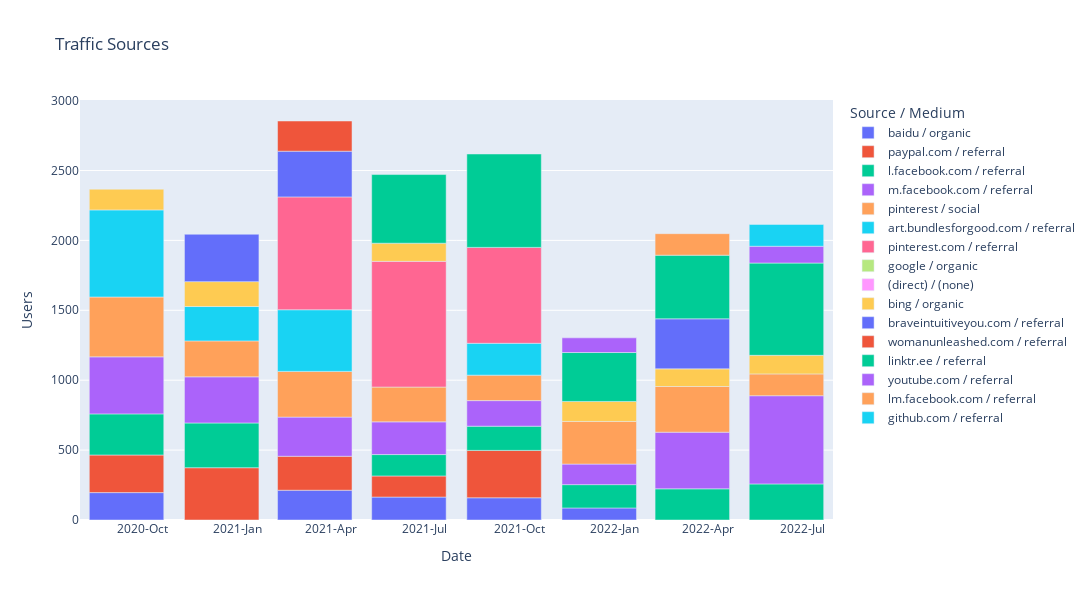

Notebook source saved alongside this figure:
### Code cell
# Read the CSV file
df = pd.read_csv('output/flora/flora-sources/Sources/consolidated-sources.csv')

# # Now, let's create the Date column
df['Date'] = pd.to_datetime(df['Year'].astype(str) + '-' + df['Quarter'].apply(functions.quarter_to_month) + '-01')

# Sort by date
df = df.sort_values("Date")

# Create Line Plot with No Total
fig = px.bar(df.query('`Source / Medium` != "total"'), x='Date', y='Users', color='Source / Medium', title='Traffic Sources')

# Update the layout
fig.update_layout(
    autosize=False,
    width=1200,  # Width of the figure in pixels
    height=600  # Height of the figure in pixels
)

# Customize the x-axis to show both year and quarter
fig.update_xaxes(
    dtick="M3",
    tickformat="%Y-%b",  # This will show Year-Month
    ticklabelmode="period"
)

fig.show()
fig.write_html('output/flora/flora-sources-mediums.html')

### Figure 1 — Plotly figure (JSON) as saved in the notebook; plotly's stock layout.template omitted (floating-point values rounded to 4 significant figures)
{"data": [{"alignmentgroup": "True", "hovertemplate": "Source / Medium=baidu / organic<br>Date=%{x}<br>Users=%{y}<extra></extra>", "legendgroup": "baidu / organic", "marker": {"color": "#636efa", "pattern": {"shape": ""}}, "name": "baidu / organic", "offsetgroup": "baidu / organic", "orientation": "v", "showlegend": true, "textposition": "auto", "type": "bar", "x": ["2020-10-01T00:00:00", "2021-04-01T00:00:00", "2021-07-01T00:00:00", "2021-10-01T00:00:00", "2022-01-01T00:00:00"], "xaxis": "x", "y": [196, 213, 164, 159, 86], "yaxis": "y"}, {"alignmentgroup": "True", "hovertemplate": "Source / Medium=paypal.com / referral<br>Date=%{x}<br>Users=%{y}<extra></extra>", "legendgroup": "paypal.com / referral", "marker": {"color": "#EF553B", "pattern": {"shape": ""}}, "name": "paypal.com / referral", "offsetgroup": "paypal.com / referral", "orientation": "v", "showlegend": true, "textposition": "auto", "type": "bar", "x": ["2020-10-01T00:00:00", "2021-01-01T00:00:00", "2021-04-01T00:00:00", "2021-07-01T00:00:00", "2021-10-01T00:00:00"], "xaxis": "x", "y": [269, 374, 243, 151, 339], "yaxis": "y"}, {"alignmentgroup": "True", "hovertemplate": "Source / Medium=l.facebook.com / referral<br>Date=%{x}<br>Users=%{y}<extra></extra>", "legendgroup": "l.facebook.com / referral", "marker": {"color": "#00cc96", "pattern": {"shape": ""}}, "name": "l.facebook.com / referral", "offsetgroup": "l.facebook.com / referral", "orientation": "v", "showlegend": true, "textposition": "auto", "type": "bar", "x": ["2020-10-01T00:00:00", "2021-01-01T00:00:00", "2021-07-01T00:00:00", "2021-10-01T00:00:00", "2022-01-01T00:00:00", "2022-04-01T00:00:00", "2022-07-01T00:00:00"], "xaxis": "x", "y": [294, 320, 153, 173, 167, 223, 258], "yaxis": "y"}, {"alignmentgroup": "True", "hovertemplate": "Source / Medium=m.facebook.com / referral<br>Date=%{x}<br>Users=%{y}<extra></extra>", "legendgroup": "m.facebook.com / referral", "marker": {"color": "#ab63fa", "pattern": {"shape": ""}}, "name": "m.facebook.com / referral", "offsetgroup": "m.facebook.com / referral", "orientation": "v", "showlegend": true, "textposition": "auto", "type": "bar", "x": ["2020-10-01T00:00:00", "2021-01-01T00:00:00", "2021-04-01T00:00:00", "2021-07-01T00:00:00", "2021-10-01T00:00:00", "2022-01-01T00:00:00", "2022-04-01T00:00:00", "2022-07-01T00:00:00"], "xaxis": "x", "y": [408, 330, 280, 234, 183, 147, 405, 631], "yaxis": "y"}, {"alignmentgroup": "True", "hovertemplate": "Source / Medium=pinterest / social<br>Date=%{x}<br>Users=%{y}<extra></extra>", "legendgroup": "pinterest / social", "marker": {"color": "#FFA15A", "pattern": {"shape": ""}}, "name": "pinterest / social", "offsetgroup": "pinterest / social", "orientation": "v", "showlegend": true, "textposition": "auto", "type": "bar", "x": ["2020-10-01T00:00:00", "2021-01-01T00:00:00", "2021-04-01T00:00:00", "2021-07-01T00:00:00", "2021-10-01T00:00:00", "2022-01-01T00:00:00", "2022-04-01T00:00:00", "2022-07-01T00:00:00"], "xaxis": "x", "y": [428, 257, 327, 249, 182, 305, 327, 156], "yaxis": "y"}, {"alignmentgroup": "True", "hovertemplate": "Source / Medium=art.bundlesforgood.com / referral<br>Date=%{x}<br>Users=%{y}<extra></extra>", "legendgroup": "art.bundlesforgood.com / referral", "marker": {"color": "#19d3f3", "pattern": {"shape": ""}}, "name": "art.bundlesforgood.com / referral", "offsetgroup": "art.bundlesforgood.com / referral", "orientation": "v", "showlegend": true, "textposition": "auto", "type": "bar", "x": ["2020-10-01T00:00:00", "2021-01-01T00:00:00", "2021-04-01T00:00:00", "2021-10-01T00:00:00"], "xaxis": "x", "y": [623, 246, 441, 228], "yaxis": "y"}, {"alignmentgroup": "True", "hovertemplate": "Source / Medium=pinterest.com / referral<br>Date=%{x}<br>Users=%{y}<extra></extra>", "legendgroup": "pinterest.com / referral", "marker": {"color": "#FF6692", "pattern": {"shape": ""}}, "name": "pinterest.com / referral", "offsetgroup": "pinterest.com / referral", "orientation": "v", "showlegend": true, "textposition": "auto", "type": "bar", "x": ["2020-10-01T00:00:00", "2021-01-01T00:00:00", "2021-04-01T00:00:00", "2021-07-01T00:00:00", "2021-10-01T00:00:00", "2022-01-01T00:00:00", "2022-04-01T00:00:00", "2022-07-01T00:00:00"], "xaxis": "x", "y": [null, null, 807, 899, 686, null, null, null], "yaxis": "y"}, {"alignmentgroup": "True", "hovertemplate": "Source / Medium=google / organic<br>Date=%{x}<br>Users=%{y}<extra></extra>", "legendgroup": "google / organic", "marker": {"color": "#B6E880", "pattern": {"shape": ""}}, "name": "google / organic", "offsetgroup": "google / organic", "orientation": "v", "showlegend": true, "textposition": "auto", "type": "bar", "x": ["2020-10-01T00:00:00", "2021-01-01T00:00:00", "2021-04-01T00:00:00", "2021-07-01T00:00:00", "2021-10-01T00:00:00", "2022-01-01T00:00:00", "2022-04-01T00:00:00", "2022-07-01T00:00:00"], "xaxis": "x", "y": [null, null, null, null, null, null, null, null], "yaxis": "y"}, {"alignmentgroup": "True", "hovertemplate": "Source / Medium=(direct) / (none)<br>Date=%{x}<br>Users=%{y}<extra></extra>", "legendgroup": "(direct) / (none)", "marker": {"color": "#FF97FF", "pattern": {"shape": ""}}, "name": "(direct) / (none)", "offsetgroup": "(direct) / (none)", "orientation": "v", "showlegend": true, "textposition": "auto", "type": "bar", "x": ["2020-10-01T00:00:00", "2021-01-01T00:00:00", "2021-04-01T00:00:00", "2021-07-01T00:00:00", "2021-10-01T00:00:00", "2022-01-01T00:00:00", "2022-04-01T00:00:00", "2022-07-01T00:00:00"], "xaxis": "x", "y": [null, null, null, null, null, null, null, null], "yaxis": "y"}, {"alignmentgroup": "True", "hovertemplate": "Source / Medium=bing / organic<br>Date=%{x}<br>Users=%{y}<extra></extra>", "legendgroup": "bing / organic", "marker": {"color": "#FECB52", "pattern": {"shape": ""}}, "name": "bing / organic", "offsetgroup": "bing / organic", "orientation": "v", "showlegend": true, "textposition": "auto", "type": "bar", "x": ["2020-10-01T00:00:00", "2021-01-01T00:00:00", "2021-07-01T00:00:00", "2022-01-01T00:00:00", "2022-04-01T00:00:00", "2022-07-01T00:00:00"], "xaxis": "x", "y": [148, 178, 130, 143, 126, 133], "yaxis": "y"}, {"alignmentgroup": "True", "hovertemplate": "Source / Medium=braveintuitiveyou.com / referral<br>Date=%{x}<br>Users=%{y}<extra></extra>", "legendgroup": "braveintuitiveyou.com / referral", "marker": {"color": "#636efa", "pattern": {"shape": ""}}, "name": "braveintuitiveyou.com / referral", "offsetgroup": "braveintuitiveyou.com / referral", "orientation": "v", "showlegend": true, "textposition": "auto", "type": "bar", "x": ["2021-01-01T00:00:00", "2021-04-01T00:00:00", "2022-04-01T00:00:00"], "xaxis": "x", "y": [339, 327, 358], "yaxis": "y"}, {"alignmentgroup": "True", "hovertemplate": "Source / Medium=womanunleashed.com / referral<br>Date=%{x}<br>Users=%{y}<extra></extra>", "legendgroup": "womanunleashed.com / referral", "marker": {"color": "#EF553B", "pattern": {"shape": ""}}, "name": "womanunleashed.com / referral", "offsetgroup": "womanunleashed.com / referral", "orientation": "v", "showlegend": true, "textposition": "auto", "type": "bar", "x": ["2021-04-01T00:00:00"], "xaxis": "x", "y": [216], "yaxis": "y"}, {"alignmentgroup": "True", "hovertemplate": "Source / Medium=linktr.ee / referral<br>Date=%{x}<br>Users=%{y}<extra></extra>", "legendgroup": "linktr.ee / referral", "marker": {"color": "#00cc96", "pattern": {"shape": ""}}, "name": "linktr.ee / referral", "offsetgroup": "linktr.ee / referral", "orientation": "v", "showlegend": true, "textposition": "auto", "type": "bar", "x": ["2021-07-01T00:00:00", "2021-10-01T00:00:00", "2022-01-01T00:00:00", "2022-04-01T00:00:00", "2022-07-01T00:00:00"], "xaxis": "x", "y": [491, 668, 350, 455, 660], "yaxis": "y"}, {"alignmentgroup": "True", "hovertemplate": "Source / Medium=youtube.com / referral<br>Date=%{x}<br>Users=%{y}<extra></extra>", "legendgroup": "youtube.com / referral", "marker": {"color": "#ab63fa", "pattern": {"shape": ""}}, "name": "youtube.com / referral", "offsetgroup": "youtube.com / referral", "orientation": "v", "showlegend": true, "textposition": "auto", "type": "bar", "x": ["2022-01-01T00:00:00", "2022-07-01T00:00:00"], "xaxis": "x", "y": [105, 120], "yaxis": "y"}, {"alignmentgroup": "True", "hovertemplate": "Source / Medium=lm.facebook.com / referral<br>Date=%{x}<br>Users=%{y}<extra></extra>", "legendgroup": "lm.facebook.com / referral", "marker": {"color": "#FFA15A", "pattern": {"shape": ""}}, "name": "lm.facebook.com / referral", "offsetgroup": "lm.facebook.com / referral", "orientation": "v", "showlegend": true, "textposition": "auto", "type": "bar", "x": ["2022-04-01T00:00:00"], "xaxis": "x", "y": [154], "yaxis": "y"}, {"alignmentgroup": "True", "hovertemplate": "Source / Medium=github.com / referral<br>Date=%{x}<br>Users=%{y}<extra></extra>", "legendgroup": "github.com / referral", "marker": {"color": "#19d3f3", "pattern": {"shape": ""}}, "name": "github.com / referral", "offsetgroup": "github.com / referral", "orientation": "v", "showlegend": true, "textposition": "auto", "type": "bar", "x": ["2022-07-01T00:00:00"], "xaxis": "x", "y": [156], "yaxis": "y"}], "layout": {"autosize": false, "barmode": "relative", "height": 600, "legend": {"title": {"text": "Source / Medium"}, "tracegroupgap": 0}, "title": {"text": "Traffic Sources"}, "width": 1200, "xaxis": {"anchor": "y", "autorange": true, "domain": [0, 1], "dtick": "M3", "range": ["2020-08-17", "2022-08-15"], "tickformat": "%Y-%b", "ticklabelmode": "period", "title": {"text": "Date"}, "type": "date"}, "yaxis": {"anchor": "x", "autorange": true, "domain": [0, 1], "range": [0, 3004.0], "title": {"text": "Users"}, "type": "linear"}}}
